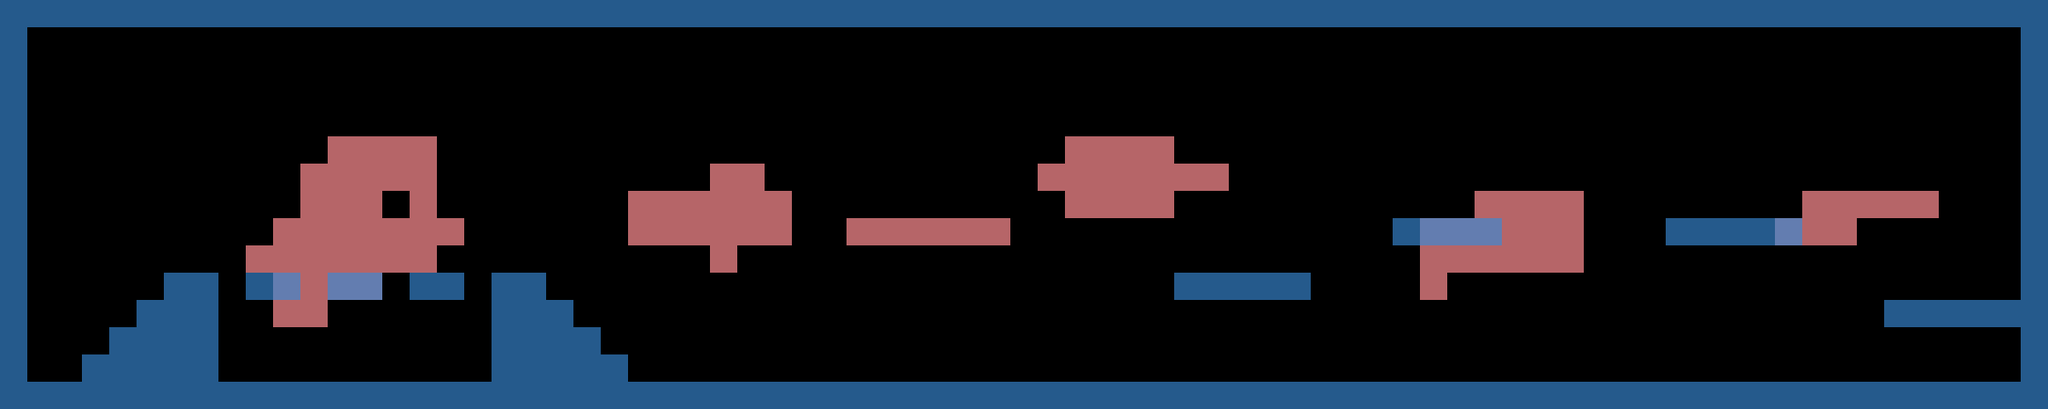

This is a level from a 2D game, rendered from its Tiled map with the project's own tilesets. A one-line summary and the map file follow, with tile-layer data summarised:
An orthogonal 75x15 tile map with 32x32 px tiles, 2 tile layers (background, level).

<map version="1.0" orientation="orthogonal" width="75" height="15" tilewidth="32" tileheight="32">
 <tileset firstgid="1" name="Main" tilewidth="32" tileheight="32">
  <image source="tiles.png" width="64" height="32" />
 </tileset>
 <layer name="background" width="75" height="15">
  <properties>
   <property name="atl_parallaxX" value="0.2" />
  </properties>
  <data>[1125 cells, 94 non-empty, 1 distinct tile ids]</data>
 </layer>
 <layer name="level" width="75" height="15" opacity="0.66">
  <data>[1125 cells, 229 non-empty, 1 distinct tile ids]</data>
 </layer>
</map>